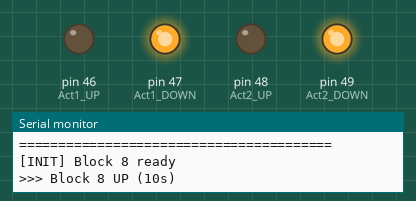
Recording of a sketch running on a simulated Arduino Mega 2560, built with avr-gcc and run on an emulated ATmega2560. On the bench: output pins drawn as LEDs (lit = HIGH), the last lines printed to the serial monitor.

Above: at 8.1 s.
At 13.6 s:
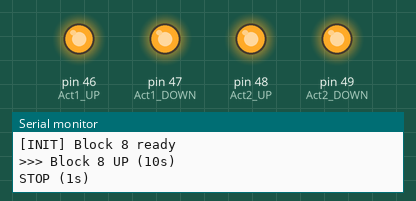
At 19.1 s:
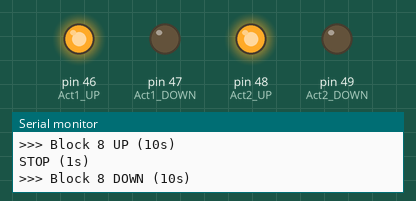
Timing chart, 0 to 31.7 s (numbered marks = the images above):
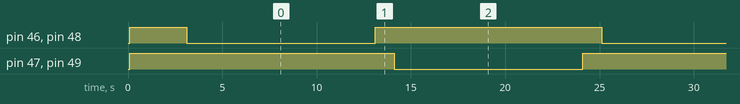

Measured:
- by itself, pin 46 (Act1_UP), pin 47 (Act1_DOWN), pin 48 (Act2_UP), pin 49 (Act2_DOWN): alternates HIGH for 12.0 s and LOW for 10.0 s
- by itself, everything shown: repeats every 22.0 s, in 4 steps

The sketch:

block8_only.ino
```cpp
/**
 * Arduino Mega - Block 8 Only
 * Управляет только Block 8
 */

void setup() {
  Serial.begin(115200);
  delay(100);

  Serial.println("\n========================================");
  Serial.println("  BLOCK 8 ONLY");
  Serial.println("========================================\n");

  // Block 8 пины
  pinMode(46, OUTPUT);  // Act1 UP
  pinMode(47, OUTPUT);  // Act1 DOWN
  pinMode(48, OUTPUT);  // Act2 UP
  pinMode(49, OUTPUT);  // Act2 DOWN

  // Все OFF (HIGH)
  digitalWrite(46, HIGH);
  digitalWrite(47, HIGH);
  digitalWrite(48, HIGH);
  digitalWrite(49, HIGH);

  Serial.println("[INIT] Block 8 ready\n");
  delay(3000);
}

void loop() {
  Serial.println(">>> Block 8 UP (10s)");
  digitalWrite(46, LOW);   // Act1 UP
  digitalWrite(48, LOW);   // Act2 UP
  digitalWrite(47, HIGH);  // Act1 DOWN off
  digitalWrite(49, HIGH);  // Act2 DOWN off
  delay(10000);

  // STOP
  digitalWrite(46, HIGH);
  digitalWrite(48, HIGH);
  Serial.println("STOP (1s)\n");
  delay(1000);

  Serial.println(">>> Block 8 DOWN (10s)");
  digitalWrite(46, HIGH);  // Act1 UP off
  digitalWrite(48, HIGH);  // Act2 UP off
  digitalWrite(47, LOW);   // Act1 DOWN
  digitalWrite(49, LOW);   // Act2 DOWN
  delay(10000);

  // STOP
  digitalWrite(47, HIGH);
  digitalWrite(49, HIGH);
  Serial.println("STOP (1s)\n");
  delay(1000);
}
```
